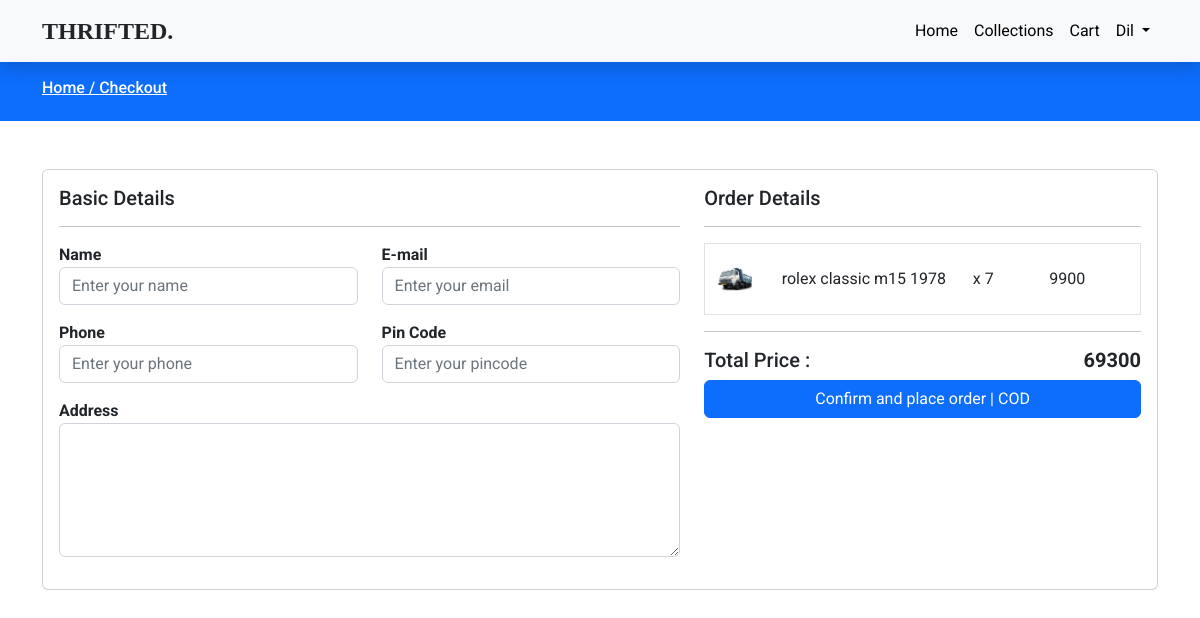
The page /checkout.php (signed in) on the database its author committed.
### tables this page shows
CREATE TABLE `carts` (
  `id` int(11) NOT NULL,
  `user_id` int(11) NOT NULL,
  `product_id` int(11) NOT NULL,
  `product_qty` int(11) NOT NULL,
  `created_at` timestamp NOT NULL DEFAULT current_timestamp()
);

CREATE TABLE `products` (
  `id` int(11) NOT NULL,
  `category_id` int(11) NOT NULL,
  `name` varchar(255) NOT NULL,
  `slug` varchar(255) NOT NULL,
  `small_description` mediumtext NOT NULL,
  `description` mediumtext NOT NULL,
  `original_price` int(11) NOT NULL,
  `selling_price` int(11) NOT NULL,
  `image` varchar(255) NOT NULL,
  `qty` int(11) NOT NULL,
  `status` tinyint(4) NOT NULL,
  `trending` tinyint(4) NOT NULL,
  `meta_title` varchar(255) NOT NULL,
  `meta_keywords` mediumtext NOT NULL,
  `meta_description` mediumtext NOT NULL,
  `created_at` timestamp NOT NULL DEFAULT current_timestamp()
);

### functions/userfunctions.php (called while the page is built, shortened)
<?php
include('config/dbcon.php');
function getCartItems(){
  global $con;
  $userId = $_SESSION['auth_user']['user_id'];
  $query = "SELECT c.id as cid, c.product_id,c.product_qty, p.id as pid, p.name, p.image, p.selling_price FROM carts c, products p
  WHERE c.product_id = p.id AND c.user_id='$userId' ORDER BY c.id DESC";
  return $query_run = mysqli_query($con, $query);
}
?>

### checkout.php (the view, shortened to what this page needs)
<?php
include('functions/userfunctions.php');
include('includes/header.php');
?>
     <div class="py-3 bg-primary">
        <div class="container">
            <h6 class="text-white">
                <a class="text-white" href="index.php">
                Home /
                </a>
                <a class="text-white" href="checkout.php">Checkout</a> </h6>
        </div>
    </div>
    <div class="py-5">
        <div class="container">
            <div class="card">
                  <div class="card-body">
                    <div class="row ">
                        <div class="col-md-7">
                            <h5>Basic Details</h5>
                            <hr>
                        <form action="functions/placeorder.php" method="POST">
                                <div class="row">
                                    <div class="col-md-6 mb-3">
                                        <label for="" class="fw-bold">Name</label>
                                        <input type="text" name="name" class="form-control" placeholder="Enter your name" required>
                                    </div>
                                    <div class="col-md-6 mb-3">
                                        <label for="" class="fw-bold">E-mail</label>
                                        <input type="email" name="email" class="form-control" placeholder="Enter your email" required>
                                    </div>
                                    <div class="col-md-6 mb-3">
                                        <label for="" class="fw-bold">Phone</label>
                                        <input type="text" name="phone" class="form-control" placeholder="Enter your phone" required>
                                    </div>
                                    <div class="col-md-6 mb-3">
                                        <label for="" class="fw-bold">Pin Code</label>
                                        <input type="text" name="pincode" class="form-control" placeholder="Enter your pincode" required>
                                    </div>
                                    <div class="col-md-12 mb-3">
                                        <label for="" class="fw-bold">Address</label>
                                        <textarea name="address" rows="5" class="form-control"></textarea>
                                    </div>
                                </div>
                                </div>
                                <div class="col-md-5">
                                    <h5>Order Details</h5>
                                    <hr>
                                                <?php
                                                $items = getCartItems();
                                                $totalPrice = 0;
                                                foreach ($items as $citem) {
                                                ?>
                                                <div class="mb-1 border" >
                                                        <div class="row align-items-center">
                                                            <div class="col-md-2">
                                                                <img src="uploads/<?= $citem['image'] ?>" alt="<?= $citem['name'] ?>" width="60px" height="70px" style="object-fit:contain;">
                                                            </div>
                                                            <div class="col-md-5">
                                                                <label><?= $citem['name'] ?></label>
                                                            </div>
                                                            <div class="col-md-2">
                                                            <label >x <?= $citem['product_qty'] ?></label>
                                                            </div>
                                                            <div class="col-md-3">
                                                            <label><?= $citem['selling_price'] ?></label>
                                                            </div>
                                                        </div>
                                                </div>
                                                        <?php
                                                            $totalPrice += $citem['selling_price'] * $citem['product_qty'];
                                                        }
                                                            ?>
                                                <hr>
                                                <h5>Total Price : <span class="float-end fw-bold"><?= $totalPrice;  ?></span></h5>
                                            <div class="">
                                                <button  type="submit" name="placeOrderBtn" class="btn btn-primary w-100">Confirm and place order | COD</button>
                                            </div>
                                        </div>
                                    </div>
            </div>
         </div>
        </div>
    </div>
<?php include('includes/footer.php')   ?>

### assets/css/custom.css (style rules this page uses)
* { font-family: 'Roboto', sans-serif; }
a { text-decoration: none; }

### rows shown on the page
carts: product.image (picture), product.name "rolex classic m15 1978", product_qty "7", product.selling_price "9900"

### other values the page prints
$_SESSION['auth_user']['name'] "Dil"
$totalPrice "69300"
